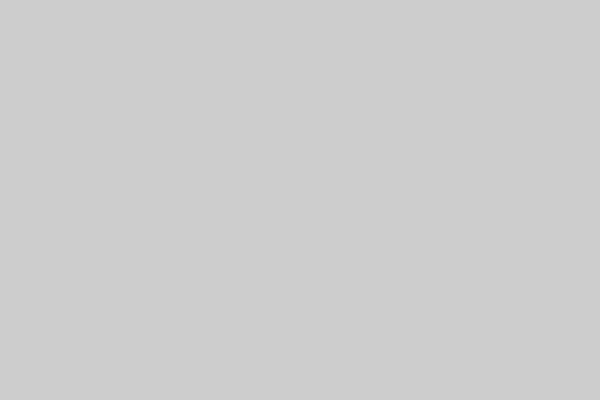
Frame 1 (no input)
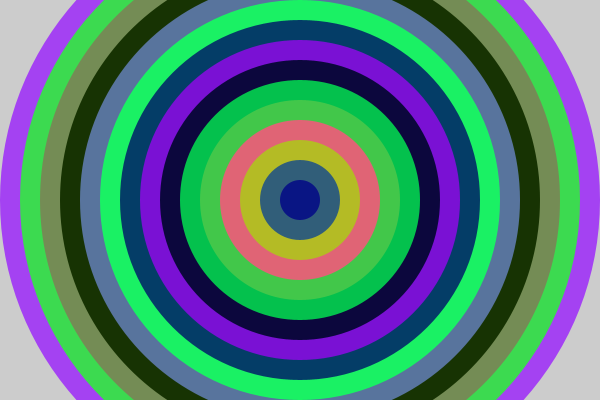
Frame 60 (the mouse pressed at the canvas centre just before this capture)
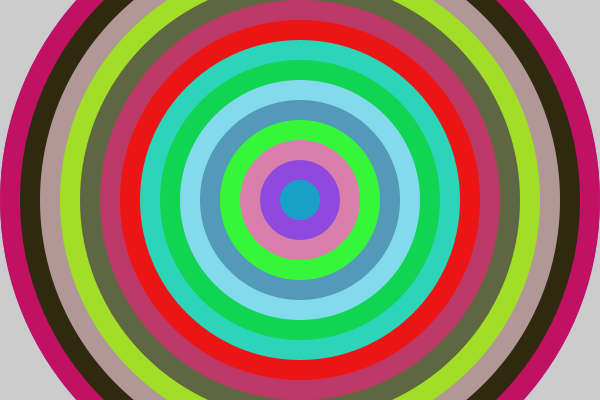
Frame 120 (the mouse held since frame 60 and released just before this capture)

The Processing sketch that drew these frames (run headless with seeded random() and noise(); from frame 60 on, the mouse is pressed at the canvas centre):

// Processing sketch: forskellige_funktioner_med_ringe
// ── forskellige_funktioner_med_ringe.pde
void setup ()
{
    size(600, 400);

    noStroke(); // uden kant
}

void draw () 
{

    //delay (1000);


    println(frameCount);

    if (frameCount % 60 == 0) // modules 
{


        for (int i = width; i >= 0; i -= 40) // hvor mange ringe der skal laves
        {
            fill(
                random(0, 255), 
                random(0, 255), 
                random(0, 255)
                );

            //println(i);
            //delay(1000); // forsinker tiden 
            ellipse(width / 2, height/2, i, i);
        }
}

    // tal = tal + 20;
    // tal = tal - 9;

    // tal + = 20;
    // tal - = 9;
}
